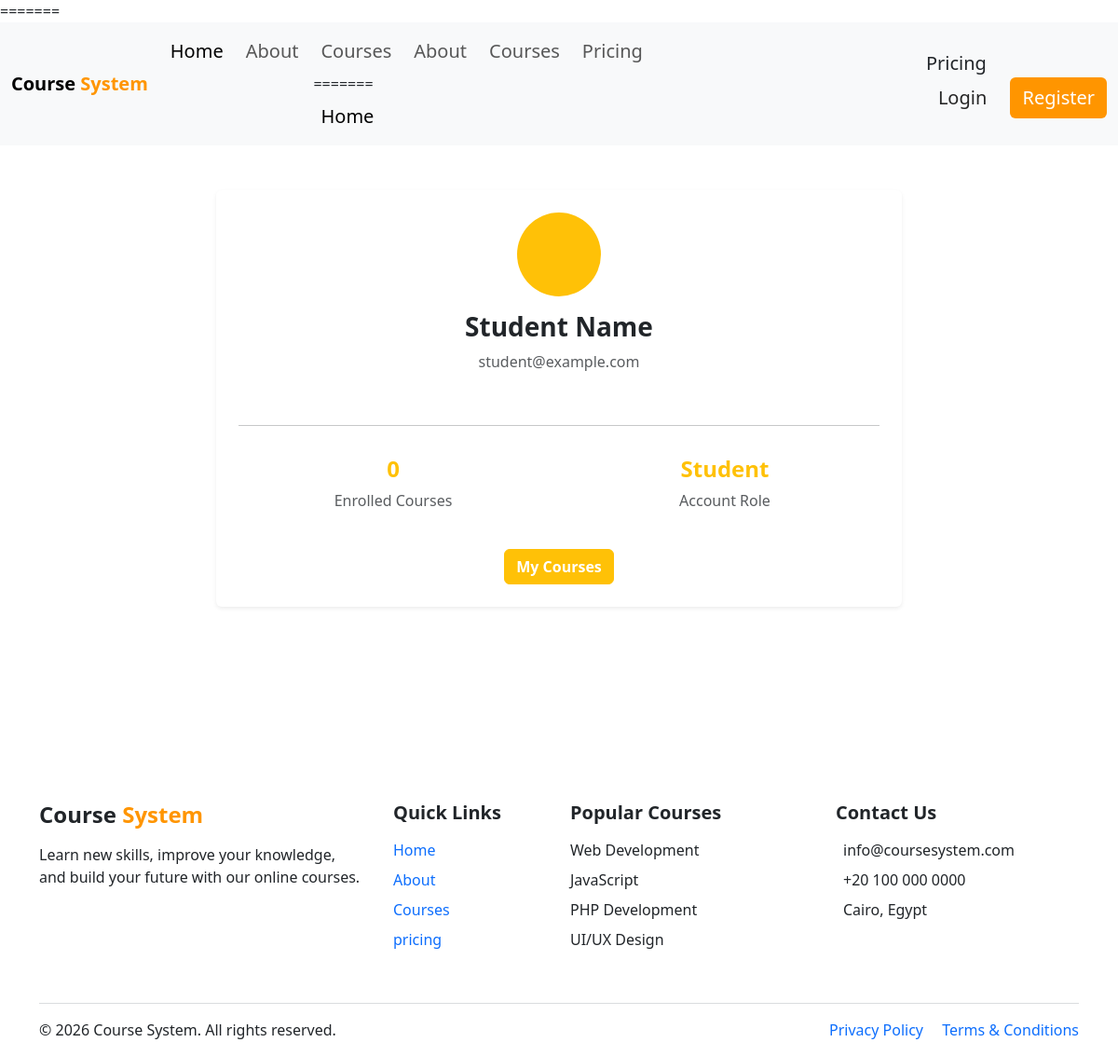
The page /profile.php on the database as committed earlier.
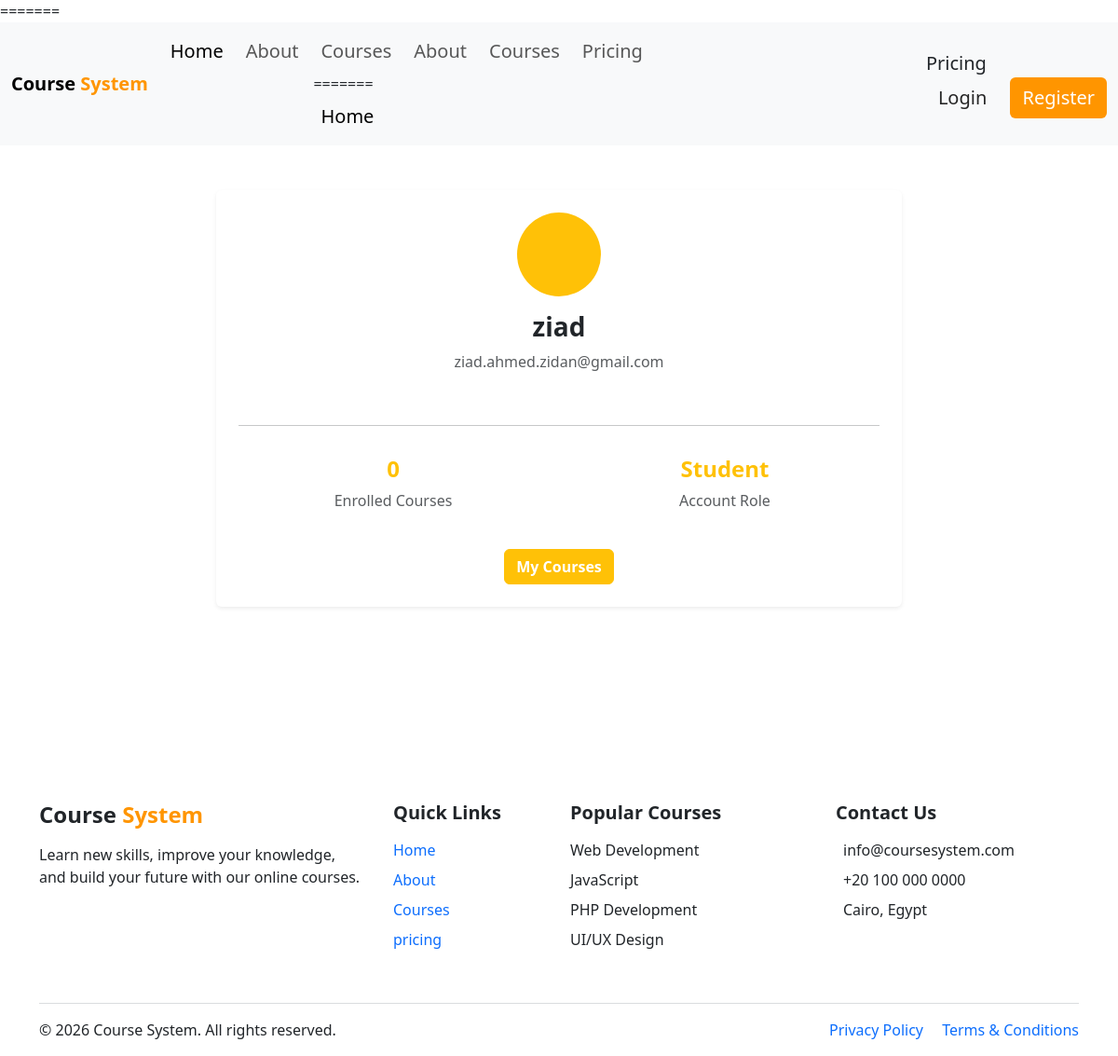
The same page on the database as committed later.
### tables this page shows
CREATE TABLE `users` (
  `id` int(11) NOT NULL,
  `name` varchar(100) NOT NULL,
  `email` varchar(100) NOT NULL,
  `password` varchar(255) NOT NULL,
  `role` varchar(50) NOT NULL,
  `image` varchar(255) NOT NULL
);

### profile.php (the view, shortened to what this page needs)
<?php
include 'connect.php';
include 'header.php';
$student_id = $_SESSION['student_id'] ?? 1;
$user_query = "SELECT * FROM users WHERE id = '$student_id'";
$user_result = mysqli_query($conn, $user_query);
$user = mysqli_fetch_assoc($user_result);
$count_query = "SELECT COUNT(*) as total FROM enrollments WHERE student_id = '$student_id'";
$count_result = mysqli_query($conn, $count_query);
$total_courses = mysqli_fetch_assoc($count_result)['total'];
?>
<div class="container my-5" style="min-height: 70vh;">
    <div class="row justify-content-center">
        <div class="col-md-8">
            <div class="card shadow-sm border-0 p-4">
                <div class="text-center mb-4">
                    <div class="rounded-circle bg-warning text-white d-inline-flex align-items-center justify-content-center mb-3" style="width: 90px; height: 90px; font-size: 36px;">
                    </div>
                    <h3 class="fw-bold"><?php echo $user['name'] ?? 'Student Name'; ?></h3>
                    <p class="text-muted"><?php echo $user['email'] ?? 'student@example.com'; ?></p>
                </div>
                <hr>
                <div class="row text-center my-3">
                    <div class="col-6">
                        <h4 class="fw-bold text-warning"><?php echo $total_courses; ?></h4>
                        <p class="text-muted mb-0">Enrolled Courses</p>
                    </div>
                    <div class="col-6">
                        <h4 class="fw-bold text-warning">Student</h4>
                        <p class="text-muted mb-0">Account Role</p>
                    </div>
                </div>
                <div class="mt-4 text-center">
                    <a href="mycourses.php" class="btn btn-warning text-white fw-bold">My Courses</a>
                </div>
            </div>
        </div>
    </div>
</div>
<?php include 'footer.php'; ?>

### header.php (shortened to what this page needs)
<?php
$isLoggedIn = isset($_SESSION['user_id']);
?>
<!DOCTYPE html>
<html lang="en">
<head>
    <link rel="stylesheet" href="/Team-1-Website-main/bootstrap/assets/css/bootstrap.min.css">
    <link rel="stylesheet" href="/Team-1-Website-main/bootstrap/assets/css/style.css">
<link href="https://cdn.jsdelivr.net/npm/bootstrap@5.3.0/dist/css/bootstrap.min.css" rel="stylesheet">
<link rel="stylesheet" href="../bootstrap/assets/css/style.css">
    <link rel="stylesheet" href="https://cdn.jsdelivr.net/npm/bootstrap-icons@1.13.1/font/bootstrap-icons.min.css">
</head>
<body>
    <nav class="navbar navbar-expand-lg bg-body-tertiary">
        <div class="container-fluid">
            <a class="navbar-brand fw-bold fs-5 " href="#">
                Course<span style="color: #FF9500; "> System </span>
            </a>
            <div class="collapse navbar-collapse" id="navbarText">
                <ul class="navbar-nav me-auto mb-2 mb-lg-0 gap-2">
                    <li class="nav-item">
                        <a class="nav-link active fs-5 fw-medium" href="/Team-1-Website-main/index.php">Home</a>
                    </li>
                    <li class="nav-item">
                        <a class="nav-link fw-medium fs-5" href="/Team-1-Website-main/about.php">About</a>
                    </li>
                    <li class="nav-item">
                        <a class="nav-link fw-medium fs-5" href="/Team-1-Website-main/courses/index.php">Courses</a>
=======
                        <a class="nav-link active fs-5 fw-medium" href="index.php">Home</a>
                    </li>
                    <li class="nav-item">
                        <a class="nav-link fw-medium fs-5" href="about.php">About</a>
                    </li>
                    <li class="nav-item">
                        <a class="nav-link fw-medium fs-5" href="courses.php">Courses</a>
                    </li>
                    <li class="nav-item">
                        <a class="nav-link fw-medium fs-5" href="/Team-1-Website-main/pricing.php">Pricing</a>
                    </li>
                </ul>
                <div>
                        <a class="nav-link fw-medium fs-5" href="pricing.php">Pricing</a>
                <?php if ($isLoggedIn) { ?>
                    <div class="d-flex align-items-center gap-2">
                        <a href="profile.php" class="d-flex align-items-center gap-2 text-decoration-none" style="color:#262626;">
                            <img src="<?= htmlspecialchars($_SESSION['image'] ?? 'bootstrap/assets/image/profile.jpg') ?>"
                                alt="profile" class="rounded-circle" style="width:36px;height:36px;object-fit:cover;">
                            <span class="fw-medium"><?= htmlspecialchars($_SESSION['name'] ?? 'Profile') ?></span>
                        </a>
                        <a href="logout.php" class="btn text-white fw-medium fs-5" style="background-color: #FF9500;">
                            Logout
                        </a>
                    </div>
                <?php } else { ?>
                    <div>
                        <a href="login.php" class="btn fw-medium fs-5 me-2" style="color: #262626;">
                            Login
                        </a>
                        <a href="register.php" class="btn text-white fs-5 fw-medium" style="background-color: #FF9500;">
                            Register
                        </a>
                    </div>
                <?php } ?>
            </div>
        </div>
    </nav>

### footer.php (shortened to what this page needs)
    <footer class=" pt-5 pb-3">
        <div class="container">
            <div class="row g-4 pb-4">
                <div class="col-lg-4 col-md-6">
                    <h4 class="fw-bold mb-3 fs-4">
                        Course<span style="color: #FF9500; "> System </span>
                    </h4>
                    <p class="text-dark-50 fw-medium">
                        Learn new skills, improve your knowledge,<br>
                        and build your future with our online courses.
                    </p>
                </div>
                <div class="col-lg-2 col-md-6">
                    <h6 class="fw-bold mb-3 fs-5">
                        Quick Links
                    </h6>
                    <ul class="list-unstyled">
                        <li class="mb-2">
                            <a href="index.php"
                            class="text-dark-50 text-decoration-none fw-medium">
                                Home
                            </a>
                        </li>
                        <li class="mb-2">
                            <a href="about.php"
                            class="text-dark-50 text-decoration-none fw-medium">
                                About
                            </a>
                        </li>
                        <li class="mb-2">
                            <a href="courses.php"
                            class="text-dark-50 text-decoration-none fw-medium">
                                Courses
                            </a>
                        </li>
                        <li class="mb-2">
                            <a href="pricing.php"
                            class="text-dark-50 text-decoration-none fw-medium">
                                pricing
                            </a>
                        </li>
                    </ul>
                </div>
                <div class="col-lg-3 col-md-6">
                    <h6 class="fw-bold mb-3 fs-5">
                        Popular Courses
                    </h6>
                    <ul class="list-unstyled">
                        <li class="mb-2 text-dark-50 fw-medium">
                            Web Development
                        </li>
                        <li class="mb-2 text-dark-50 fw-medium">
                            JavaScript
                        </li>
                        <li class="mb-2 text-dark-50 fw-medium">
                            PHP Development
                        </li>
                        <li class="mb-2 text-dark-50 fw-medium">
                            UI/UX Design
                        </li>
                    </ul>
                </div>
                <div class="col-lg-3 col-md-6">
                    <h6 class="fw-bold mb-3 fs-5">
                        Contact Us
                    </h6>
                    <p class="text-dark-50 mb-2">
                        info@coursesystem.com
                    </p>
                    <p class="text-dark-50 mb-2">
                        +20 100 000 0000
                    </p>
                    <p class="text-dark-50">
                        Cairo, Egypt
                    </p>
                </div>
            </div>
            <hr class="border-secondary">
            <div class="d-flex flex-column flex-md-row
                        justify-content-between
                        align-items-center
                        gap-2">
                <p class="text-dark-50 mb-0">
                    © <?php echo date("Y"); ?> Course System.
                    All rights reserved.
                </p>
                <div>
                    <a href="#"
                    class="text-dark-50 text-decoration-none me-3">
                        Privacy Policy
                    </a>
                    <a href="#"
                    class="text-dark-50 text-decoration-none">
                        Terms & Conditions
                    </a>
                </div>
            </div>
        </div>
    </footer>
</body>
</html>

Rows that differ between the two databases and show on the page:
added users: name "ziad", email "ziad.ahmed.zidan@gmail.com"
Other text that changed with them:
$user['name']: "Student Name" → (not shown)
$user['email']: "student@example.com" → (not shown)
